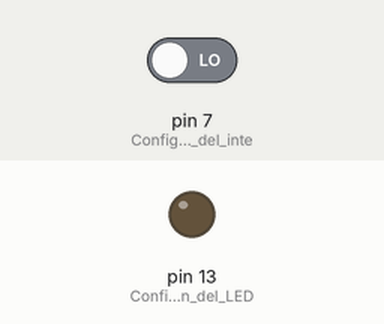
A sketch run on a simulated Arduino Uno, built with avr-gcc and run on an emulated ATmega328P. Shown: output pins drawn as LEDs (lit = HIGH). Inputs (shaded band) come from the test bench; at power-on: pin 7 (Configura_el_pin_del_inte) LOW.

Above: at 1.2 s.
1.3 s: pin 7 (Configura_el_pin_del_inte) driven HIGH
At 2.1 s:
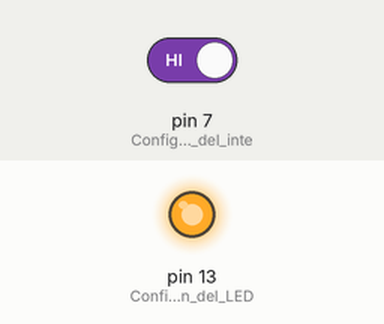
2.8 s: pin 7 (Configura_el_pin_del_inte) driven LOW
At 3.3 s:
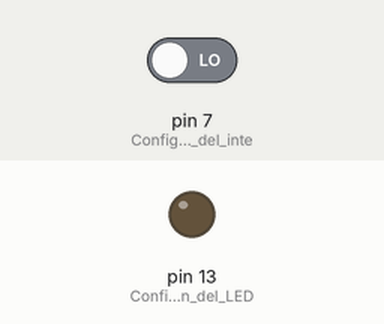
Timing chart, 0 to 5.8 s (numbered marks = the images above; inputs shaded):
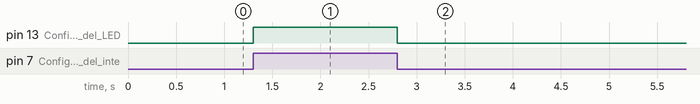

Measured:
- after the input at 1.3 s, pin 13 (Configura_el_pin_del_LED): LOW → HIGH at once
- after the input at 2.8 s, pin 13 (Configura_el_pin_del_LED): HIGH → LOW at once

The sketch:

ej2s31.ino
```cpp
// C++ code

void setup() {
  pinMode(13, OUTPUT); // Configura el pin del LED como salida
  pinMode(7, INPUT); // Configura el pin del interruptor como entrada
}

void loop() {
  if ((digitalRead(7) == true)){ // Si el interruptor está encendido
  	digitalWrite(13, HIGH);   // Enciende el LED
  }else{
    digitalWrite(13, LOW);   // Apaga el LED
  }

}
```
